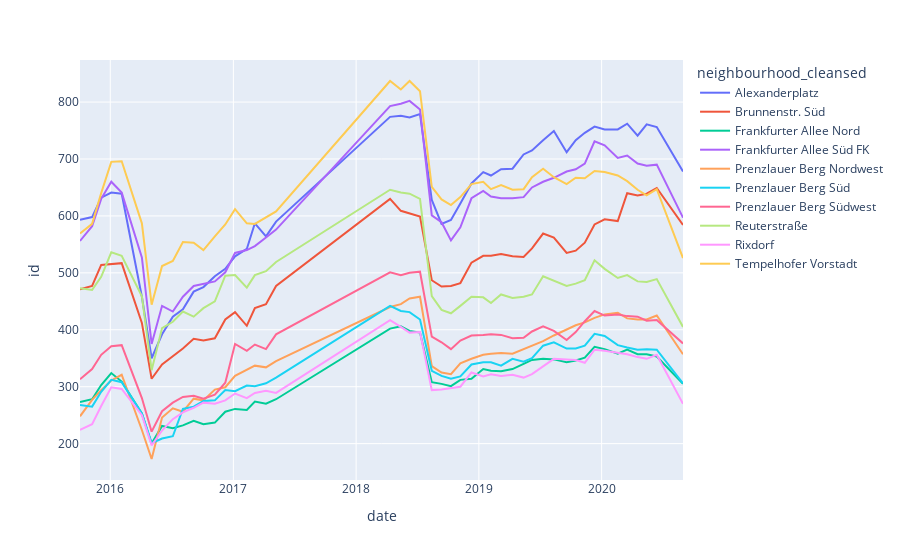

Here is the notebook cell this chart was saved with:
### Code cell
import plotly.express as px
toplot = df2.loc[df2['neighbourhood_cleansed'].isin(top10)]
fig = px.line(toplot, x="date", y="id", color='neighbourhood_cleansed')
fig.show()
